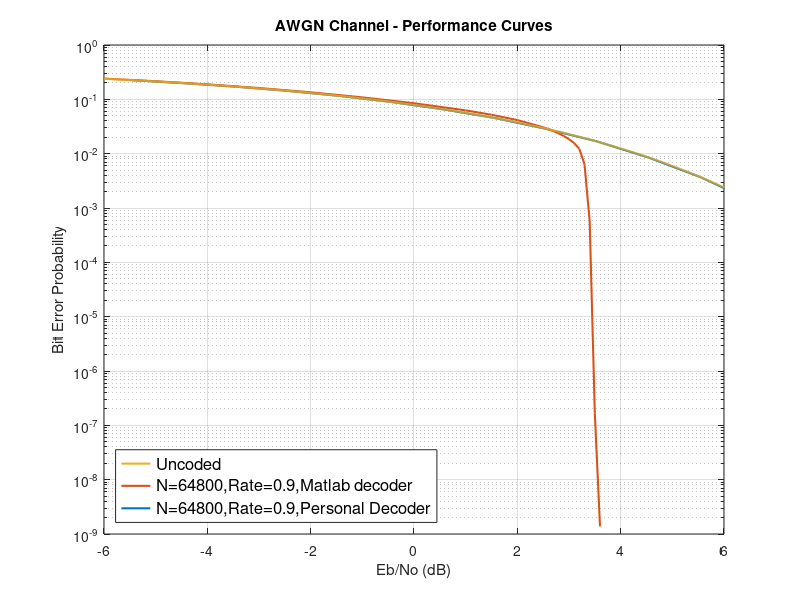

Recreate this plot in MATLAB.
clear

%Input Data, Z

my = load('./DVBS2 Results/myDecoder-rate0.9.mat');
matlab = load('./DVBS2 Results/matlabDecoder-rate0.9.mat');

% Uncoded function generator
x_unenc = -6:0.01:7;
x_unenc = 10.^(x_unenc./10);
y_unenc = 0.5*erfc(sqrt(x_unenc));
x_unenc = 10*log10(x_unenc); 

%Extract x and y
my_x = my.I(:,1) - 10*log10(1/0.9);
my_y = my.I(:,3);
matlab_x = matlab.I(:,1);
matlab_y = matlab.I(:,2);

%Semilog Plots
my = semilogy(my_x,my_y,'DisplayName','N=64800,Rate=0.9,Personal Decoder','LineWidth',1.5);
hold on
grid on
matlab = semilogy(matlab_x,matlab_y,'DisplayName','N=64800,Rate=0.9,Matlab decoder','LineWidth',1.5);
uncoded = semilogy(x_unenc,y_unenc,'DisplayName','Uncoded','LineWidth',1.5);
xlabel('Eb/No (dB)');
ylabel('Bit Error Probability');
title('AWGN Channel - Performance Curves');
lgnd = legend([uncoded matlab my]); % coded1 coded3]);
set(lgnd,'FontSize',12,'Location','SouthWest');
axis([-6 6 10e-10 1])
